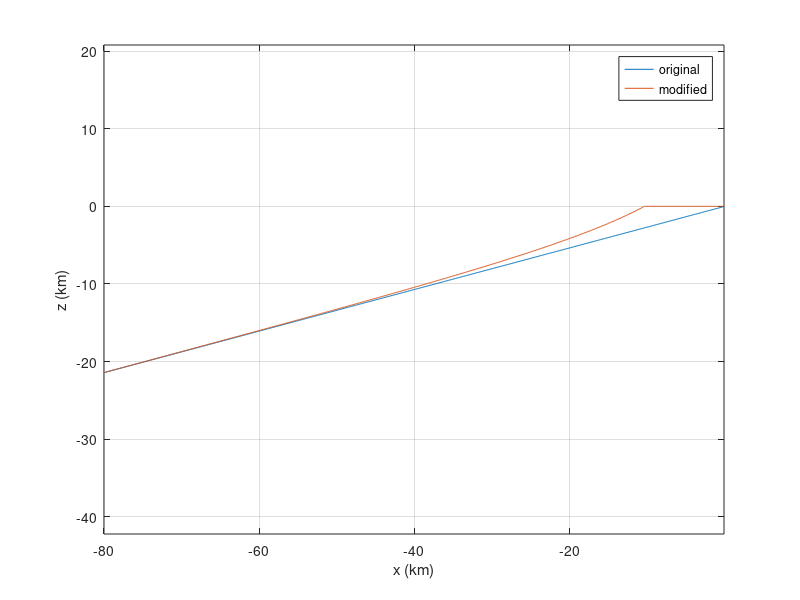

Here is the MATLAB script that generated this plot:
% Demonstration of the trench-smoothing function "surf"
% in utils/dynamic_rupture/subductionzone_mesh/process_slab_rotate.py
% Its purpose is to modify a subduction fault geometry 
% by making the fault dip angle steeper at shallow depth, 
% to avoid elements with small angles at the trench.
%
% Change the two parameters below, to explore their effect on fault geometry
%
% J. P. Ampuero

DIP = 15; % dip angle (in degrees)
zcutTop = 8; % steepen the fault surface above this depth (in km)

%------------------------

% original planar dipping fault
x=[0.1:0.1:80];
z = -x*tand(DIP);

% shallow steepening (function "surf")
c=2/zcutTop;
znew = -log(exp(-c*z)-1)/c;

% fix the trench
xtrench = interp1(znew,x,0,'spline');
ii = find(x>xtrench, 1);
x(ii-1) = xtrench;
znew(ii-1) = 0;

% cut out everything above ground
znew = min( znew, 0 );

% figure
plot(-x,z, -x,znew);
xlabel('x (km)')
ylabel('z (km)')
axis equal
grid on
legend('original','modified')
